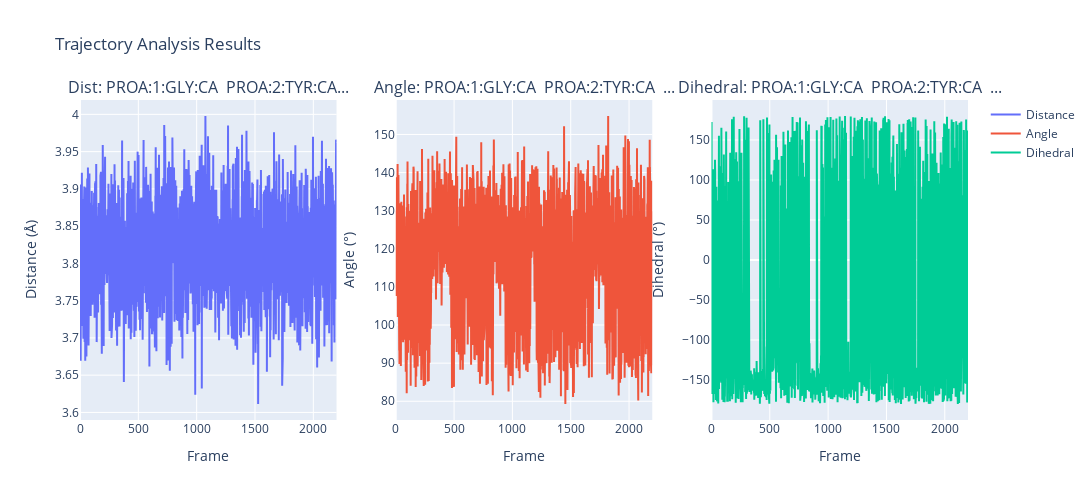

Notebook code for this chart:
### Code cell
# Create subplots using plotly
fig = make_subplots(rows=1, cols=3, 
                    subplot_titles=(f"Dist: {distances_def[0][:30]}...",
                                  f"Angle: {angles_def[0][:30]}...",
                                  f"Dihedral: {torsions_def[0][:30]}..."))

# Add traces
fig.add_trace(go.Scatter(x=time_axis, y=analysis_results.distance[:, 0], name="Distance"), row=1, col=1)
fig.add_trace(go.Scatter(x=time_axis, y=analysis_results.angle[:, 0], name="Angle"), row=1, col=2)
fig.add_trace(go.Scatter(x=time_axis, y=analysis_results.torsion[:, 0], name="Dihedral"), row=1, col=3)

# Update layout
fig.update_layout(height=500, width=1200, showlegend=True,
                 title_text="Trajectory Analysis Results")
fig.update_xaxes(title_text="Frame", row=1, col=1)
fig.update_xaxes(title_text="Frame", row=1, col=2)
fig.update_xaxes(title_text="Frame", row=1, col=3)
fig.update_yaxes(title_text="Distance (Å)", row=1, col=1)
fig.update_yaxes(title_text="Angle (°)", row=1, col=2)
fig.update_yaxes(title_text="Dihedral (°)", row=1, col=3)

fig.show()
print("Plotly plots for trj_analysis generated.")

### Figure 1 — Plotly figure (JSON) as saved in the notebook; plotly's stock layout.template omitted (floating-point values rounded to 4 significant figures; data arrays with more than 128 entries replaced by an {"elided": "..."} marker saying what was removed)
{"data": [{"name": "Distance", "type": "scatter", "x": {"elided": "2200 int values"}, "xaxis": "x", "y": {"elided": "2200 float values"}, "yaxis": "y"}, {"name": "Angle", "type": "scatter", "x": {"elided": "2200 int values"}, "xaxis": "x2", "y": {"elided": "2200 float values"}, "yaxis": "y2"}, {"name": "Dihedral", "type": "scatter", "x": {"elided": "2200 int values"}, "xaxis": "x3", "y": {"elided": "2200 float values"}, "yaxis": "y3"}], "layout": {"annotations": [{"font": {"size": 16}, "showarrow": false, "text": "Dist: PROA:1:GLY:CA  PROA:2:TYR:CA...", "x": 0.1444, "xanchor": "center", "xref": "paper", "y": 1, "yanchor": "bottom", "yref": "paper"}, {"font": {"size": 16}, "showarrow": false, "text": "Angle: PROA:1:GLY:CA  PROA:2:TYR:CA  ...", "x": 0.5, "xanchor": "center", "xref": "paper", "y": 1, "yanchor": "bottom", "yref": "paper"}, {"font": {"size": 16}, "showarrow": false, "text": "Dihedral: PROA:1:GLY:CA  PROA:2:TYR:CA  ...", "x": 0.8556, "xanchor": "center", "xref": "paper", "y": 1, "yanchor": "bottom", "yref": "paper"}], "height": 500, "showlegend": true, "title": {"text": "Trajectory Analysis Results"}, "width": 1200, "xaxis": {"anchor": "y", "domain": [0, 0.2889], "title": {"text": "Frame"}}, "xaxis2": {"anchor": "y2", "domain": [0.3556, 0.6444], "title": {"text": "Frame"}}, "xaxis3": {"anchor": "y3", "domain": [0.7111, 1], "title": {"text": "Frame"}}, "yaxis": {"anchor": "x", "domain": [0, 1], "title": {"text": "Distance (Å)"}}, "yaxis2": {"anchor": "x2", "domain": [0, 1], "title": {"text": "Angle (°)"}}, "yaxis3": {"anchor": "x3", "domain": [0, 1], "title": {"text": "Dihedral (°)"}}}}
